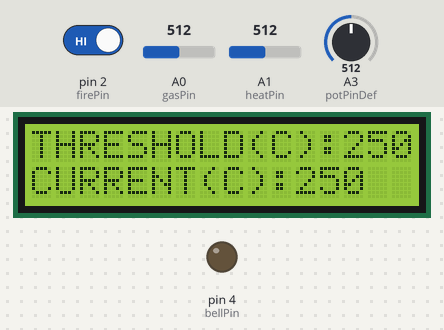
This sketch was run on a simulated Arduino Uno, built with avr-gcc and run on an emulated ATmega328P. On the bench: 16×2 character LCD, output pins drawn as LEDs (lit = HIGH). The test bench sets the inputs (shaded band); at power-on: A1 (heatPin) = 512, A3 (potPinDef) = 512, A0 (gasPin) = 512, pin 2 (firePin) HIGH.

Above: at 2.2 s.
2.3 s: A1 (heatPin) set to 716
At 12.5 s:
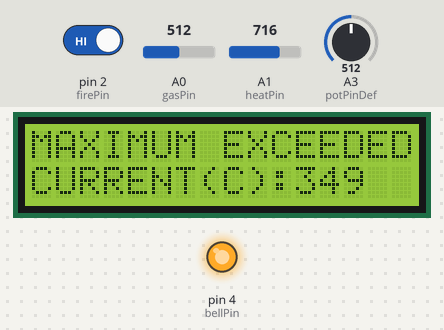
12.6 s: A3 (potPinDef) set to 697
26.4 s: A3 (potPinDef) set to 723
At 38.7 s:
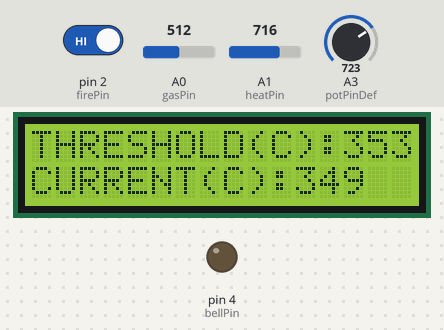
40.4 s: A0 (gasPin) set to 0
At 50.2 s:
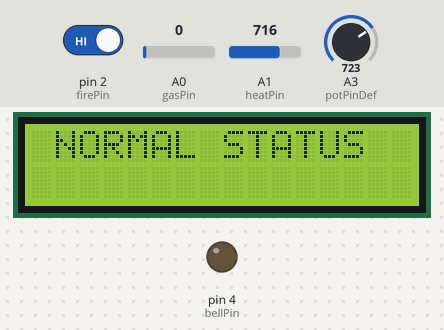
51.9 s: pin 2 (firePin) driven LOW
At 54.8 s:
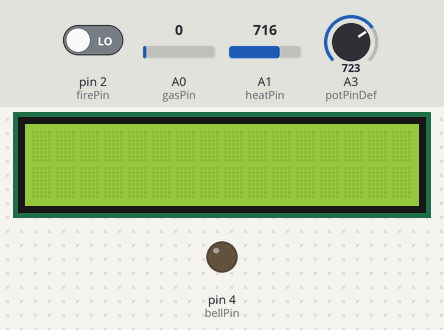
65.9 s: A1 (heatPin) set to 743
At 73.5 s:
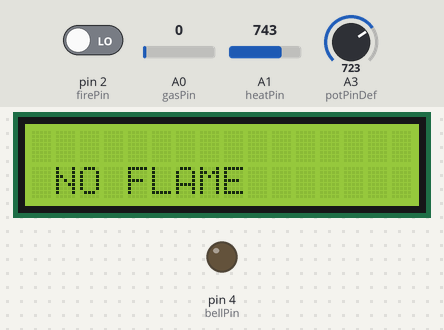
Timing chart, 0 to 76.3 s (numbered marks = the images above; inputs shaded):
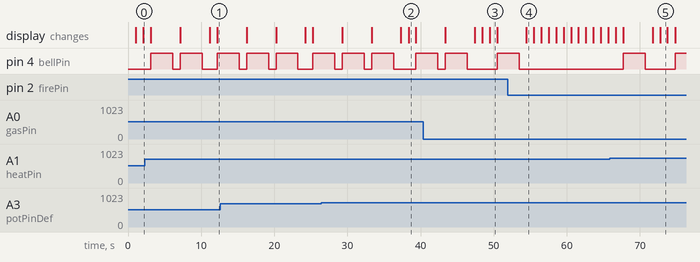

Measured:
- the behaviour switches between 714 and 715 on A3 (potPinDef) (found by bisection; images 1 and 2)
- the behaviour switches between 724 and 725 on A1 (heatPin) (found by bisection; images 4 and 5)
- after the input at 2.3 s, the display: first differs from a run without the input after 9.9 s (image 1)
- after the input at 26.4 s, the display: first differs from a run without the input after 12.0 s (image 2)
- after the input at 40.4 s, the display: first differs from a run without the input after 9.0 s (image 3)
- after the input at 51.9 s, pin 4 (bellPin): goes on until 53.5 s, then stays LOW
- after the input at 65.9 s, pin 4 (bellPin): LOW → HIGH after 1.8 s, → LOW 3.0 s later, → HIGH 4.1 s later; the display: first differs from a run without the input after 1.8 s (image 5 shows a later state)

The sketch:

Code.ino
```cpp
#include "LiquidCrystal_I2C.h"
const int DANGEROUS_GAS = 100;
int interval = 1000;
int potPinDef = A3;
int defHeatValue;
int defGasValue;

int gasPin = A0;
int gasValue;
int firePin = 2;
int fireValue;
int heatPin = A1;
int heatValue;
int bellPin = 4;

//Create the LCD object

LiquidCrystal_I2C lcd(0x27, 16, 2);

void setup() {
  pinMode(firePin,INPUT);

  //Set up the LCD's rows and columns
  lcd.init();
 lcd.backlight();

  //Activate bell's digital pin
  pinMode(bellPin,OUTPUT);
  lcd.print("Welcome! Welcome!");

  delay(interval);
}

void alarm(){
  digitalWrite(bellPin,HIGH);
  delay(3000);
  digitalWrite(bellPin,LOW);
}

void displayTemp(int reading){
    delay(interval);
    lcd.clear();

    //Set the LCD to start displaying on the first row
    lcd.setCursor(0,0);


    //Display the threshold value
    lcd.print("THRESHOLD(C):");
    lcd.print(defHeatValue);


    //Set the LCD to start displaying on the second row
    lcd.setCursor(0,1);

    //Print out current temperature
    lcd.print("CURRENT(C):");
    lcd.print(reading);


    //Room's temperature exceeds specified value
    if(reading > defHeatValue){
      lcd.setCursor(0,0);
      lcd.print("MAXIMUM EXCEEDED!");


      alarm();
      }
}

void displayGas(int reading){

  delay(interval);
  lcd.clear();


  //No gas leakage yet
  if(reading < DANGEROUS_GAS){
      lcd.setCursor(0,0);
      lcd.print(" NORMAL STATUS");

    }
    //Gas leakage exceeds the recommended level
    else if(reading >= DANGEROUS_GAS){
      lcd.setCursor(0,0);
      lcd.print(" GAS DETECTED!");

      alarm();
      }
}


void displayFire(int reading){
    delay(interval);
    lcd.clear();
    lcd.setCursor(0,0);


  //No fire detected
  if(reading == 0){
      lcd.setCursor(0,1);
      lcd.print(" NO FLAME");


    }
    //A fire's IR is sufficient to decrease the sensor's thermal resistance
    else{
      lcd.setCursor(0,1);
      lcd.print("FLAME DETECTED");

      alarm();
    }

  }

void loop() {

  lcd.clear();
  //Read the default thresholds, adjustable with the potentiometer
  defHeatValue = (analogRead(potPinDef)*5.0/1024)*100;

  //Read the MQ2's sensor values
  gasValue = analogRead(gasPin);
  //Read the fire sensor values
  fireValue = digitalRead(firePin);
  //Read the heat sensor values
  heatValue = (analogRead(heatPin)*5.0/1024)*100;

  displayTemp(heatValue);

  displayGas(gasValue);

  displayFire(fireValue);

  delay(interval);

}
```
